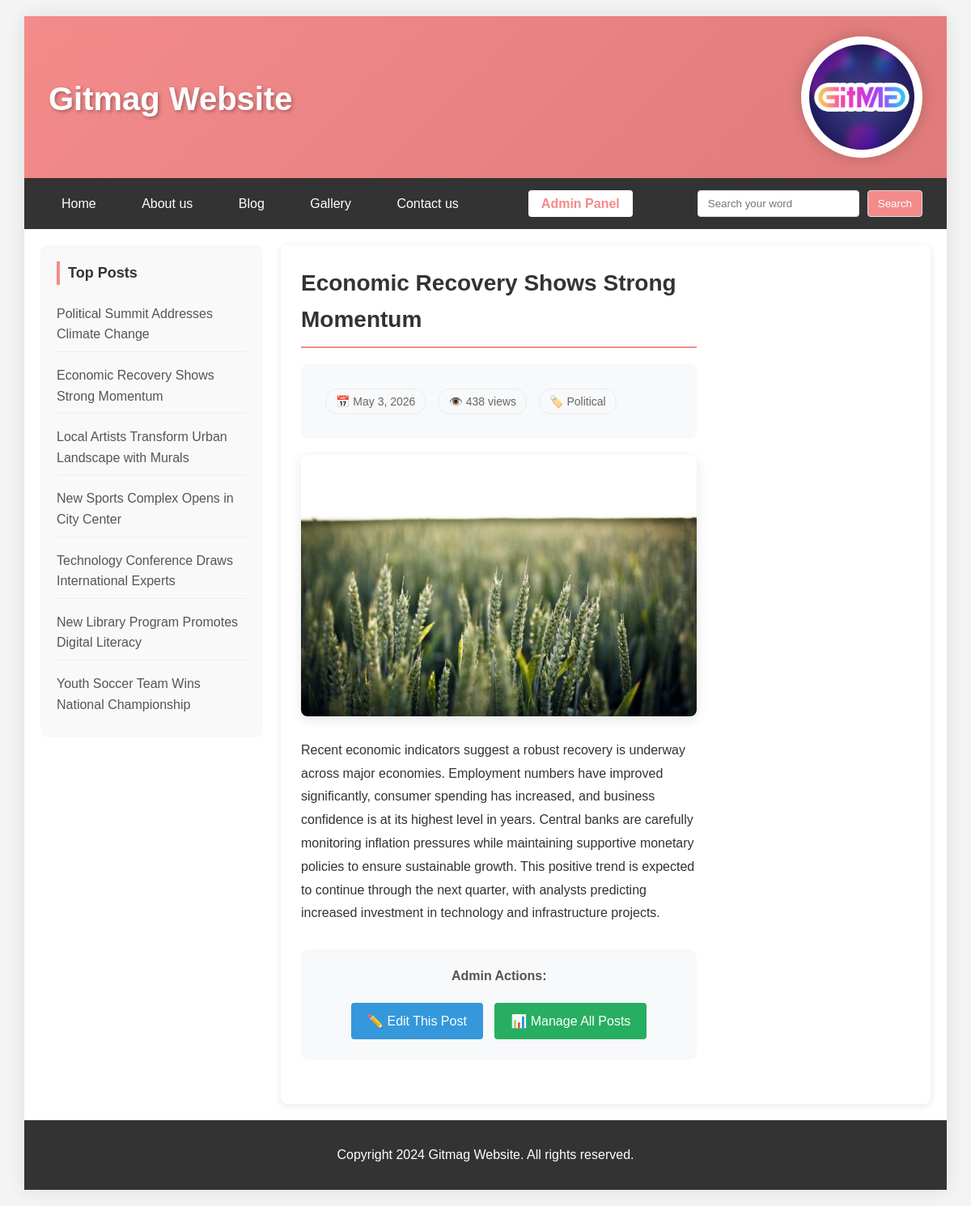
The page /post.php?id=1 on the database its author committed.
### tables this page shows
CREATE TABLE settings (
    id INT AUTO_INCREMENT PRIMARY KEY,
    title VARCHAR(255) NOT NULL,
    keywords TEXT,
    description TEXT,
    author VARCHAR(100),
    logo VARCHAR(255),
    footer TEXT
);

CREATE TABLE posts (
    id INT AUTO_INCREMENT PRIMARY KEY,
    title VARCHAR(255) NOT NULL,
    content TEXT NOT NULL,
    category ENUM('sport', 'social', 'political') NOT NULL,
    image VARCHAR(255),
    views INT DEFAULT 0,
    created_at TIMESTAMP DEFAULT CURRENT_TIMESTAMP,
    updated_at TIMESTAMP DEFAULT CURRENT_TIMESTAMP ON UPDATE CURRENT_TIMESTAMP
);

### classes/Database.php (called while the page is built, shortened)
<?php
class Database
{
    private static $host = "localhost";
    private static $user = "root";
    private static $password = "";
    private static $dbName = "blog_db";
    private static $connection = null;
    public static function getConnection(): ?\mysqli
    {
        if (empty(self::$connection)) {
            self::$connection = new \mysqli(self::$host, self::$user, self::$password, self::$dbName);
            if (self::$connection->connect_errno === 0) {
                return self::$connection;
            } else {
                return null;
            }
        }
        return self::$connection;
    }
}

### classes/Repository/BaseRepository.php (called while the page is built, shortened)
<?php
class BaseRepository
{
    protected string $tableName;
    protected Storage $storage;
    public function __construct(Storage $storage)
    {
        $this->storage = $storage;
    }
    public function getAll(): array
    {
        return $this->storage->getAll($this->tableName);
    }
    public function getById(int $id): ?array
    {
        return $this->storage->getById($this->tableName, $id);
    }
}

### classes/StorageTypes/MySQL.php (called while the page is built, shortened)
<?php
class MySQL implements Storage
{
    private $connection;
    public function __construct()
    {
        $this->connection = Database::getConnection();
    }
    public function getById(string $table, int $id): ?array
    {
        $query = "SELECT * FROM `$table` WHERE `id` = ?";
        $stmt = $this->connection->prepare($query);
        $stmt->bind_param("i", $id);
        $stmt->execute();
        $result = $stmt->get_result();
        if ($result && $result->num_rows === 1) {
            return $result->fetch_assoc();
        }
        return null;
    }
    public function getAll(string $table): array
    {
        $query = "SELECT * FROM `$table`";
        $result = $this->connection->query($query);
        if ($result && $result->num_rows > 0) {
            return $result->fetch_all(MYSQLI_ASSOC);
        }
        return [];
    }
}

### classes/Repository/SettingRepository.php (called while the page is built, shortened)
<?php
class SettingRepository extends BaseRepository
{
    public function getSettings(): ?array
    {
        $settings = $this->getAll();
        return !empty($settings) ? $settings[0] : null;
    }
}

### classes/Repository/PostRepository.php (called while the page is built, shortened)
<?php
class PostRepository extends BaseRepository
{
    public function getTopPosts(int $limit = 5): array
    {
        $allPosts = $this->getAll();
        usort($allPosts, function($a, $b) {
            return $b['views'] - $a['views'];
        });
        $topPosts = array_slice($allPosts, 0, $limit);
        return $this->processImagePaths($topPosts);
    }
    public function getAll(): array
    {
        $posts = parent::getAll();
        return $this->processImagePaths($posts);
    }
    public function getById(int $id): ?array
    {
        $post = parent::getById($id);
        if ($post) {
            $post = $this->processImagePath($post);
        }
        return $post;
    }
    private function processImagePaths(array $posts): array
    {
        return array_map(function($post) {
            return $this->processImagePath($post);
        }, $posts);
    }
    private function processImagePath(array $post): array
    {
        if (!empty($post['image'])) {
            $post['image'] = basename($post['image']);
        }
        return $post;
    }
}

### post.php (the view, shortened to what this page needs)
<?php
$postRepository = new PostRepository(new MySQL());
$settingRepository = new SettingRepository(new MySQL());
$postId = $_GET['id'] ?? null;
$post = $postRepository->getById($postId);
$settings = $settingRepository->getSettings();
$topPosts = $postRepository->getTopPosts(7);
?>
<!DOCTYPE html>
<html lang="en">
<head>
    <link rel="stylesheet" href="assets/css/style.css">
</head>
<body>
    <main>
        <header>
            <h1><?= $settings['title'] ?? 'Gitmag website' ?></h1>
            <?php if ($settings['logo']): ?>
                <div id="logo">
                    <img src="assets/images/logo.png" alt="Gitmag">
                </div>
            <?php endif; ?>
        </header>
        <nav>
            <ul>
                <li><a href="./index.php">Home</a></li>
                <li><a href="./about.php">About us</a></li>
                <li><a href="./blog.php">Blog</a></li>
                <li><a href="./gallery.php">Gallery</a></li>
                <li><a href="./contact.php">Contact us</a></li>
            </ul>
            <div class="admin-login">
                <a href="./panel.php">Admin Panel</a>
            </div>
            <form action="search.php" method="GET">
                <input type="text" name="search" placeholder="Search your word">
                <input type="submit" value="Search">
            </form>
        </nav>
        <section id="content">
            <aside>
                <div class="aside-box">
                    <h2>Top Posts</h2>
                    <ul>
                        <?php foreach ($topPosts as $topPost): ?>
                            <li><a href="./post.php?id=<?= $topPost['id'] ?>"><?= htmlspecialchars($topPost['title']) ?></a></li>
                        <?php endforeach; ?>
                    </ul>
                </div>
            </aside>
            <div id="articles">
                <article>
                    <div class="caption">
                        <h1><?= htmlspecialchars($post['title']) ?></h1>
                        <div class="post-meta">
                            <ul class="post-meta" style="margin: 0;">
                                <li>📅 <?= date('F j, Y', strtotime($post['created_at'])) ?></li>
                                <li>👁️ <?= $post['views'] + 1 ?> views</li>
                                <li>🏷️ <?= ucfirst($post['category']) ?></li>
                            </ul>
                        </div>
                        <?php if ($post['image']): ?>
                            <div class="post-image">
                                <img src="assets/images/<?= $post['image'] ?>"
                                    alt="<?= htmlspecialchars($post['title']) ?>"
                                    onerror="this.src='assets/images/default.jpg'">
                            </div>
                        <?php endif; ?>
                        <div class="post-content">
                            <?= nl2br(htmlspecialchars($post['content'])) ?>
                        </div>
                        <div class="admin-actions">
                            <p><strong>Admin Actions:</strong></p>
                            <a href="./edit.php?id=<?= $post['id'] ?>" class="btn">✏️ Edit This Post</a>
                            <a href="./panel.php" class="btn btn-success">📊 Manage All Posts</a>
                        </div>
                    </div>
                </article>
            </div>
        </section>
        <footer>
            <p><?= $settings['footer'] ?? 'Copyright 2024 Gitmag Website. All rights reserved.' ?></p>
        </footer>
    </main>
</body>
</html>

### assets/css/style.css (style rules this page uses)
* { margin: 0; padding: 0; border: none; box-sizing: border-box; }
body { font-family: 'Arial', sans-serif; line-height: 1.6; color: #333; background-color: #f4f4f4; }
main { width: 1200px; margin: 0 auto; background: white; box-shadow: 0 0 20px rgba(0,0,0,0.1); }
header { width: 100%; height: 200px; background: linear-gradient(135deg, #f38b8b, #e07b7b); position: relative; }
header h1 { float: left; margin-top: 70px; margin-left: 30px; font-size: 40px; color: white; text-shadow: 2px 2px 4px rgba(0,0,0,0.3); }
#logo { float: right; width: 150px; height: 150px; margin-top: 25px; margin-right: 30px; background: white; border-radius: 50%; padding: 10px; box-shadow: 0 0 20px rgba(0,0,0,0.2); }
#logo img { width: 100%; height: 100%; border-radius: 50%; object-fit: cover; }
nav { width: 100%; background: #333; margin-top: 0; padding: 15px 0; display: flex; justify-content: space-between; align-items: center; }
nav ul { list-style: none; margin-left: 30px; float: left; }
nav li { display: inline-block; margin: 0 10px; }
nav li:first-child { margin-left: 0; }
nav li a { text-decoration: none; color: white; padding: 8px 16px; border-radius: 4px; transition: background 0.3s ease; }
.admin-login { float: right; margin-right: 20px; }
.admin-login a { color: #f38b8b; text-decoration: none; font-weight: bold; padding: 8px 16px; background: white; border-radius: 4px; transition: all 0.3s ease; }
nav form { float: right; margin-right: 30px; display: flex; gap: 10px; }
nav form input { border-radius: 4px; padding: 8px 12px; border: 1px solid #ddd; }
nav form input[type="text"] { width: 200px; }
nav form input[type="submit"] { background: #f38b8b; color: white; cursor: pointer; transition: background 0.3s ease; }
#content { width: 100%; margin-top: 0; padding: 20px; min-height: 600px; }
aside { width: 25%; float: left; background: #f9f9f9; border-radius: 8px; padding: 0; }
aside .aside-box { padding: 20px; border-bottom: 1px solid #eee; }
aside .aside-box:last-child { border-bottom: none; }
aside .aside-box h2 { margin-bottom: 15px; font-size: 18px; color: #333; border-left: 4px solid #f38b8b; padding-left: 10px; }
aside .aside-box ul { list-style: none; margin-left: 0; }
aside .aside-box li { margin-bottom: 8px; padding: 8px 0; border-bottom: 1px solid #eee; }
aside .aside-box li:last-child { border-bottom: none; margin-bottom: 0; }
aside .aside-box li a { text-decoration: none; color: #555; display: block; transition: color 0.3s ease; }
#articles { width: 73%; float: right; background: white; border-radius: 8px; padding: 0; }
article { padding: 25px; border-bottom: 1px solid #eee; background: white; border-radius: 8px; margin-bottom: 20px; box-shadow: 0 2px 10px rgba(0,0,0,0.1); transition: transform 0.3s ease; }
article:last-child { border-bottom: none; margin-bottom: 0; }
article .caption { width: 65%; float: left; margin-left: 0; }
article .caption h1 { font-size: 28px; margin-bottom: 15px; color: #333; border-bottom: 2px solid #f38b8b; padding-bottom: 10px; }
.post-meta { list-style: none; margin-bottom: 15px; display: flex; gap: 15px; flex-wrap: wrap; }
.post-meta li { display: inline-block; font-size: 14px; color: #666; background: #f8f9fa; padding: 4px 12px; border-radius: 15px; border: 1px solid #e9ecef; }
article .caption p { font-size: 16px; margin-bottom: 15px; color: #555; line-height: 1.6; }
footer { padding: 30px 0; background: #333; margin-top: 0; text-align: center; color: white; }
@media screen and (max-width: 1240px) { main { width: 95%; margin: 20px auto; } }

### post.php (style rules this page uses)
.post-content { line-height: 1.8; font-size: 16px; }
.post-image { text-align: center; margin: 20px 0; }
.post-image img { max-width: 100%; height: auto; border-radius: 8px; box-shadow: 0 4px 15px rgba(0, 0, 0, 0.1); }
.post-meta { background: #f8f9fa; padding: 15px; border-radius: 8px; margin: 20px 0; }
.admin-actions { text-align: center; margin: 30px 0; padding: 20px; background: #f8f9fa; border-radius: 8px; }
.btn { display: inline-block; padding: 10px 20px; margin: 5px; background: #3498db; color: white; text-decoration: none; border-radius: 4px; }
.btn-success { background: #27ae60; }

### rows shown on the page
settings: title "Gitmag Website", footer "Copyright 2024 Gitmag Website. All rights reserved."
posts: title "Political Summit Addresses Climate Change"
posts: title "Economic Recovery Shows Strong Momentum", created_at "May 3, 2026", $post['views'] + 1 "438", category "Political", content "Recent economic indicators suggest a robust recovery is underway across major economies. Employment numbers have improved significantly, consumer spending has increased, and business confidence is at its highest level in years. Central banks are carefully monitoring inflation pressures while maintaining supportive monetary policies to ensure sustainable growth. This positive trend is expected to continue through the next quarter, with analysts predicting increased investment in technology and infrastructure projects."
posts: title "Local Artists Transform Urban Landscape with Murals"
posts: title "New Sports Complex Opens in City Center"
posts: title "Technology Conference Draws International Experts"
posts: title "New Library Program Promotes Digital Literacy"
posts: title "Youth Soccer Team Wins National Championship"
